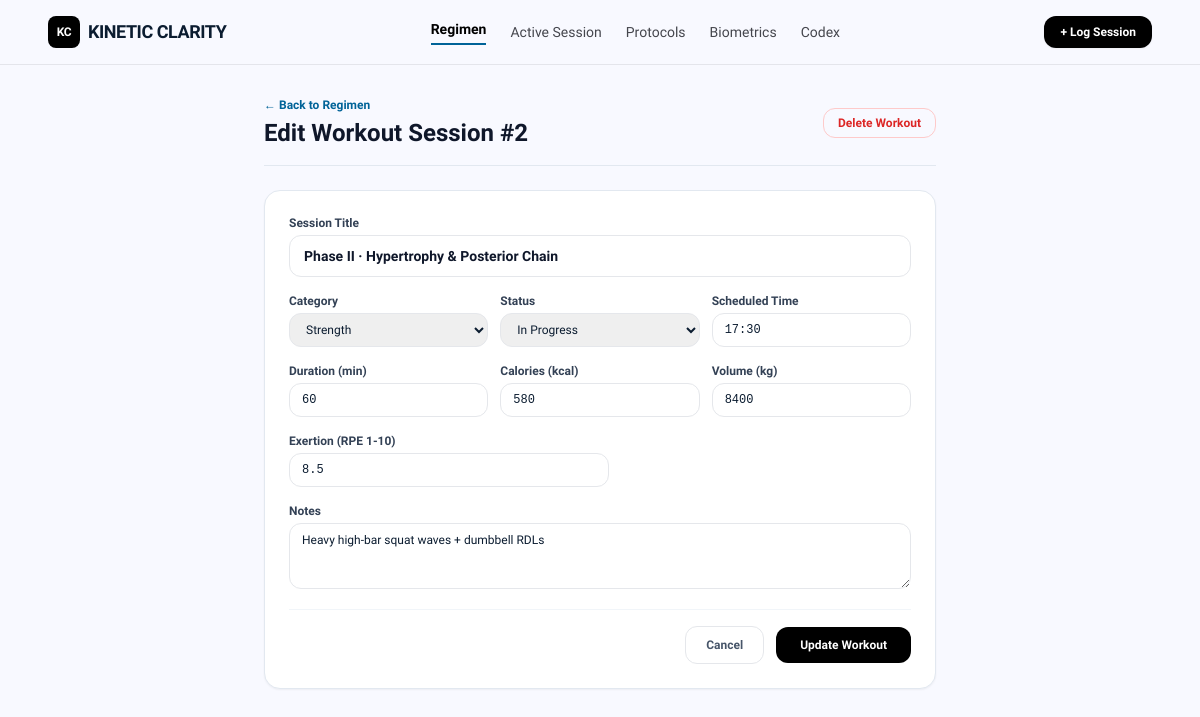
The app's page /workouts/2/edit with its own data.
### tables this page shows
CREATE TABLE workouts (
        id INTEGER PRIMARY KEY AUTOINCREMENT,
        title TEXT NOT NULL,
        category TEXT NOT NULL,
        duration_min INTEGER DEFAULT 45,
        calories INTEGER DEFAULT 400,
        volume_kg INTEGER DEFAULT 0,
        rpe REAL DEFAULT 8.0,
        status TEXT DEFAULT 'Scheduled',
        scheduled_time TEXT,
        notes TEXT,
        created_at TIMESTAMP DEFAULT CURRENT_TIMESTAMP
    );

### app.py (the view)
@app.route("/workouts/<int:workout_id>/edit")
def edit_workout_form(workout_id):
    conn = get_db()
    cursor = conn.cursor()
    cursor.execute("SELECT * FROM workouts WHERE id = ?;", (workout_id,))
    workout = cursor.fetchone()
    conn.close()
    if not workout:
        return redirect(url_for("index"))
    return render_template("edit_workout.html", workout=workout, page="regimen")

### database.py (called while the page is built)
def get_db():
    conn = sqlite3.connect(DB_PATH)
    conn.row_factory = sqlite3.Row
    return conn

### templates/edit_workout.html (shortened to what this page needs)
{% extends "base.html" %}
{% block content %}
<div class="max-w-2xl mx-auto space-y-6 pb-12">
  <div class="flex items-center justify-between border-b border-slate-200 pb-4">
    <div>
      <a href="/" class="text-xs font-semibold text-[#006398] hover:underline block mb-1">← Back to Regimen</a>
      <h1 class="text-2xl font-bold text-slate-900">Edit Workout Session #{{ workout.id }}</h1>
    </div>
    <form action="/workouts/{{ workout.id }}/delete" method="POST" onsubmit="return confirm('Are you sure you want to delete this workout?');">
      <button type="submit" class="px-3.5 py-1.5 rounded-xl border border-red-200 text-red-600 hover:bg-red-50 text-xs font-semibold">
        Delete Workout
      </button>
    </form>
  </div>
  <div class="bg-white p-6 rounded-2xl border border-slate-200 shadow-sm">
    <form action="/workouts/{{ workout.id }}/update" method="POST" class="space-y-4 text-xs">
      <div>
        <label class="block font-semibold mb-1 text-slate-700">Session Title</label>
        <input type="text" name="title" required value="{{ workout.title }}" class="w-full px-3.5 py-2.5 border rounded-xl text-sm font-semibold text-slate-900">
      </div>
      <div class="grid grid-cols-1 sm:grid-cols-3 gap-3">
        <div>
          <label class="block font-semibold mb-1 text-slate-700">Category</label>
          <select name="category" class="w-full px-3 py-2 border rounded-xl">
            <option value="Strength" {% if workout.category == 'Strength' %}selected{% endif %}>Strength</option>
          </select>
        </div>
        <div>
          <label class="block font-semibold mb-1 text-slate-700">Status</label>
          <select name="status" class="w-full px-3 py-2 border rounded-xl">
            <option value="In Progress" {% if workout.status == 'In Progress' %}selected{% endif %}>In Progress</option>
          </select>
        </div>
        <div>
          <label class="block font-semibold mb-1 text-slate-700">Scheduled Time</label>
          <input type="text" name="time" value="{{ workout.scheduled_time }}" class="w-full px-3 py-2 border rounded-xl font-mono">
        </div>
      </div>
      <div class="grid grid-cols-1 sm:grid-cols-3 gap-3">
        <div>
          <label class="block font-semibold mb-1 text-slate-700">Duration (min)</label>
          <input type="number" name="duration" value="{{ workout.duration_min }}" class="w-full px-3 py-2 border rounded-xl font-mono">
        </div>
        <div>
          <label class="block font-semibold mb-1 text-slate-700">Calories (kcal)</label>
          <input type="number" name="calories" value="{{ workout.calories }}" class="w-full px-3 py-2 border rounded-xl font-mono">
        </div>
        <div>
          <label class="block font-semibold mb-1 text-slate-700">Volume (kg)</label>
          <input type="number" step="50" name="volume" value="{{ workout.volume_kg }}" class="w-full px-3 py-2 border rounded-xl font-mono">
        </div>
      </div>
      <div>
        <label class="block font-semibold mb-1 text-slate-700">Exertion (RPE 1-10)</label>
        <input type="number" step="0.5" min="1" max="10" name="rpe" value="{{ workout.rpe }}" class="w-full max-w-xs px-3 py-2 border rounded-xl font-mono">
      </div>
      <div>
        <label class="block font-semibold mb-1 text-slate-700">Notes</label>
        <textarea name="notes" rows="3" class="w-full px-3 py-2 border rounded-xl text-xs">{{ workout.notes }}</textarea>
      </div>
      <div class="pt-4 flex items-center justify-end gap-3 border-t border-slate-100">
        <a href="/" class="px-5 py-2.5 rounded-xl border font-semibold text-slate-600 hover:bg-slate-50">Cancel</a>
        <button type="submit" class="px-6 py-2.5 rounded-xl bg-black text-white font-bold text-xs hover:bg-slate-800 transition-colors">
          Update Workout
        </button>
      </div>
    </form>
  </div>
</div>
{% endblock %}

### templates/base.html (style rules this page uses)
body { font-family: 'Hanken Grotesk', sans-serif; }
.font-mono { font-family: 'JetBrains Mono', monospace; }

### records on screen
workouts: id "2", title "Phase II · Hypertrophy & Posterior Chain", category "Strength", status "In Progress", time "17:30", duration "60", calories "580", volume "8400", rpe "8.5", notes "Heavy high-bar squat waves + dumbbell RDLs"
